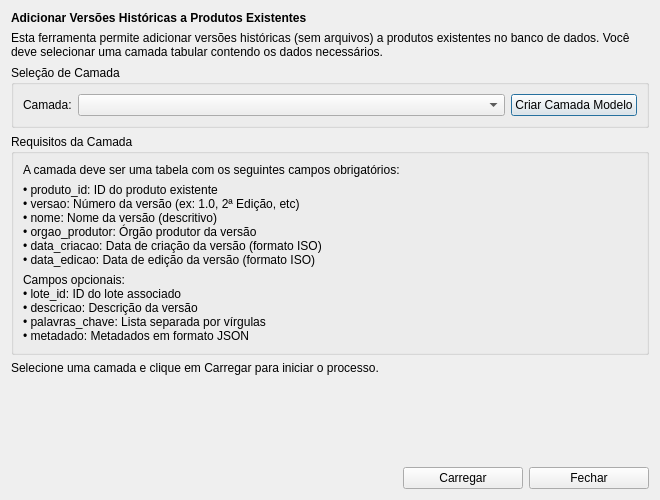
<?xml version="1.0" encoding="UTF-8"?>
<!-- Path: gui\bulk_versoes_historicas\bulk_versoes_historicas_dialog.ui -->
<ui version="4.0">
 <class>LoadHistoricalVersionsDialog</class>
 <widget class="QDialog" name="LoadHistoricalVersionsDialog">
  <property name="geometry">
   <rect>
    <x>0</x>
    <y>0</y>
    <width>660</width>
    <height>500</height>
   </rect>
  </property>
  <property name="windowTitle">
   <string>Adicionar Versões Históricas</string>
  </property>
  <layout class="QVBoxLayout" name="verticalLayout">
   <item>
    <widget class="QLabel" name="label">
     <property name="text">
      <string>&lt;html&gt;&lt;head/&gt;&lt;body&gt;&lt;p&gt;&lt;span style=&quot; font-weight:700;&quot;&gt;Adicionar Versões Históricas a Produtos Existentes&lt;/span&gt;&lt;/p&gt;&lt;/body&gt;&lt;/html&gt;</string>
     </property>
    </widget>
   </item>
   <item>
    <widget class="QLabel" name="label_2">
     <property name="text">
      <string>Esta ferramenta permite adicionar versões históricas (sem arquivos) a produtos existentes no banco de dados. Você deve selecionar uma camada tabular contendo os dados necessários.</string>
     </property>
     <property name="wordWrap">
      <bool>true</bool>
     </property>
    </widget>
   </item>
   <item>
    <widget class="QGroupBox" name="groupBox">
     <property name="title">
      <string>Seleção de Camada</string>
     </property>
     <layout class="QHBoxLayout" name="horizontalLayout">
      <item>
       <widget class="QLabel" name="label_3">
        <property name="text">
         <string>Camada:</string>
        </property>
       </widget>
      </item>
      <item>
       <widget class="QComboBox" name="layerComboBox">
        <property name="sizePolicy">
         <sizepolicy hsizetype="Expanding" vsizetype="Fixed">
          <horstretch>0</horstretch>
          <verstretch>0</verstretch>
         </sizepolicy>
        </property>
       </widget>
      </item>
      <item>
       <widget class="QPushButton" name="createModelLayerButton">
        <property name="text">
         <string>Criar Camada Modelo</string>
        </property>
       </widget>
      </item>
     </layout>
    </widget>
   </item>
   <item>
    <widget class="QGroupBox" name="groupBox_2">
     <property name="title">
      <string>Requisitos da Camada</string>
     </property>
     <layout class="QVBoxLayout" name="verticalLayout_2">
      <item>
       <widget class="QLabel" name="label_4">
        <property name="text">
         <string>A camada deve ser uma tabela com os seguintes campos obrigatórios:</string>
        </property>
       </widget>
      </item>
      <item>
       <widget class="QLabel" name="label_5">
        <property name="text">
         <string>• produto_id: ID do produto existente
• versao: Número da versão (ex: 1.0, 2ª Edição, etc)
• nome: Nome da versão (descritivo)
• orgao_produtor: Órgão produtor da versão
• data_criacao: Data de criação da versão (formato ISO)
• data_edicao: Data de edição da versão (formato ISO)</string>
        </property>
       </widget>
      </item>
      <item>
       <widget class="QLabel" name="label_6">
        <property name="text">
         <string>Campos opcionais:
• lote_id: ID do lote associado
• descricao: Descrição da versão
• palavras_chave: Lista separada por vírgulas
• metadado: Metadados em formato JSON</string>
        </property>
       </widget>
      </item>
     </layout>
    </widget>
   </item>
   <item>
    <widget class="QLabel" name="statusLabel">
     <property name="text">
      <string>Selecione uma camada e clique em Carregar para iniciar o processo.</string>
     </property>
    </widget>
   </item>
   <item>
    <spacer name="verticalSpacer">
     <property name="orientation">
      <enum>Qt::Vertical</enum>
     </property>
     <property name="sizeHint" stdset="0">
      <size>
       <width>20</width>
       <height>40</height>
      </size>
     </property>
    </spacer>
   </item>
   <item>
    <layout class="QHBoxLayout" name="horizontalLayout_2">
     <item>
      <spacer name="horizontalSpacer">
       <property name="orientation">
        <enum>Qt::Horizontal</enum>
       </property>
       <property name="sizeHint" stdset="0">
        <size>
         <width>40</width>
         <height>20</height>
        </size>
       </property>
      </spacer>
     </item>
     <item>
      <widget class="QPushButton" name="loadButton">
       <property name="minimumSize">
        <size>
         <width>120</width>
         <height>0</height>
        </size>
       </property>
       <property name="text">
        <string>Carregar</string>
       </property>
      </widget>
     </item>
     <item>
      <widget class="QPushButton" name="closeButton">
       <property name="minimumSize">
        <size>
         <width>120</width>
         <height>0</height>
        </size>
       </property>
       <property name="text">
        <string>Fechar</string>
       </property>
      </widget>
     </item>
    </layout>
   </item>
  </layout>
 </widget>
 <resources/>
 <connections>
  <connection>
   <sender>closeButton</sender>
   <signal>clicked()</signal>
   <receiver>LoadHistoricalVersionsDialog</receiver>
   <slot>reject()</slot>
   <hints>
    <hint type="sourcelabel">
     <x>567</x>
     <y>399</y>
    </hint>
    <hint type="destinationlabel">
     <x>319</x>
     <y>209</y>
    </hint>
   </hints>
  </connection>
 </connections>
</ui>
